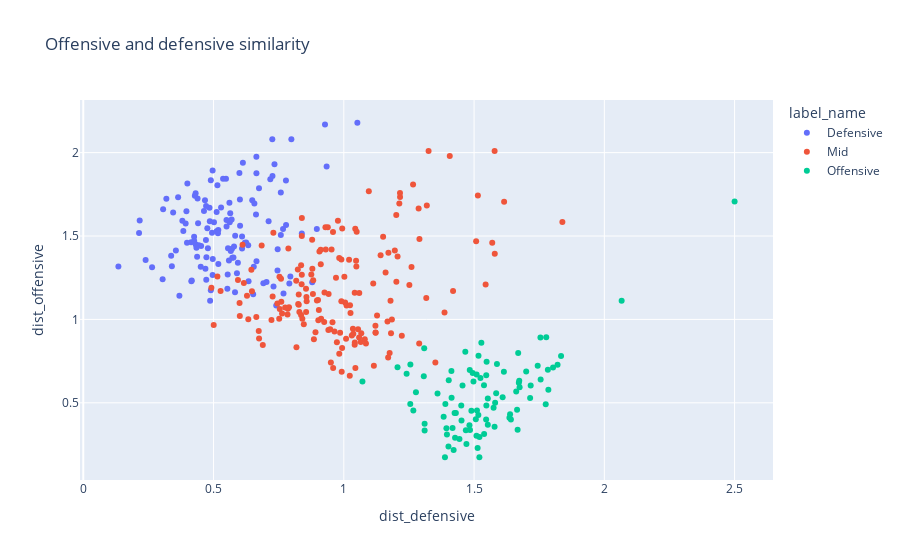

The code cell stored with this chart in its notebook:
### Code cell
px.scatter(df_output_dists,
x='dist_defensive',y='dist_offensive',
color='label_name',hover_data=['slug_club','slug_player','mins_played','position','score'],
title='Offensive and defensive similarity')
